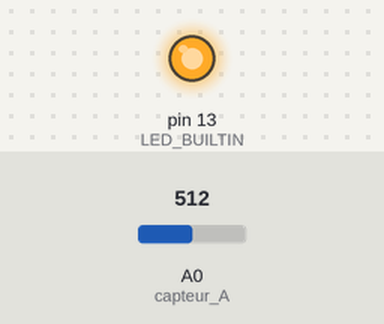
Recording of a sketch running on a simulated Arduino Uno, built with avr-gcc and run on an emulated ATmega328P. On the bench: output pins drawn as LEDs (lit = HIGH). The inputs (shaded band) are chosen by the test bench; at power-on: A0 (capteur_A) = 512. What the sketch prints to the serial monitor is not drawn.

Above: at 0.1 s.
Timing chart, 0 to 1.6 s (numbered marks = the images above):
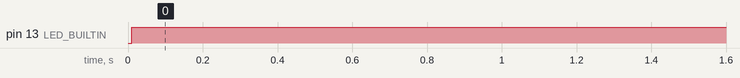

Measured:
- by itself, pin 13 (LED_BUILTIN): LOW → HIGH at 0.01 s

The sketch:

RainSensorV1.ino
```cpp
const int capteur_D = 0;
const int capteur_A = A0;

int val_analogique;

void setup()
{
  pinMode(capteur_D, INPUT);
  pinMode(capteur_A, INPUT);
  Serial.begin(9600);
  pinMode(LED_BUILTIN, OUTPUT);
}

void loop()
{
if(digitalRead(capteur_D) == LOW)
  {
    Serial.println("Digital value : wet");
    delay(10);
    digitalWrite(LED_BUILTIN, HIGH);
  }
else
  {
    Serial.println("Digital value : dry");
    delay(10);
    digitalWrite(LED_BUILTIN, LOW);
  }
val_analogique=analogRead(capteur_A);
 Serial.print("Analog value : ");
 Serial.println(val_analogique);
 Serial.println("");
  delay(1000);
}
```
